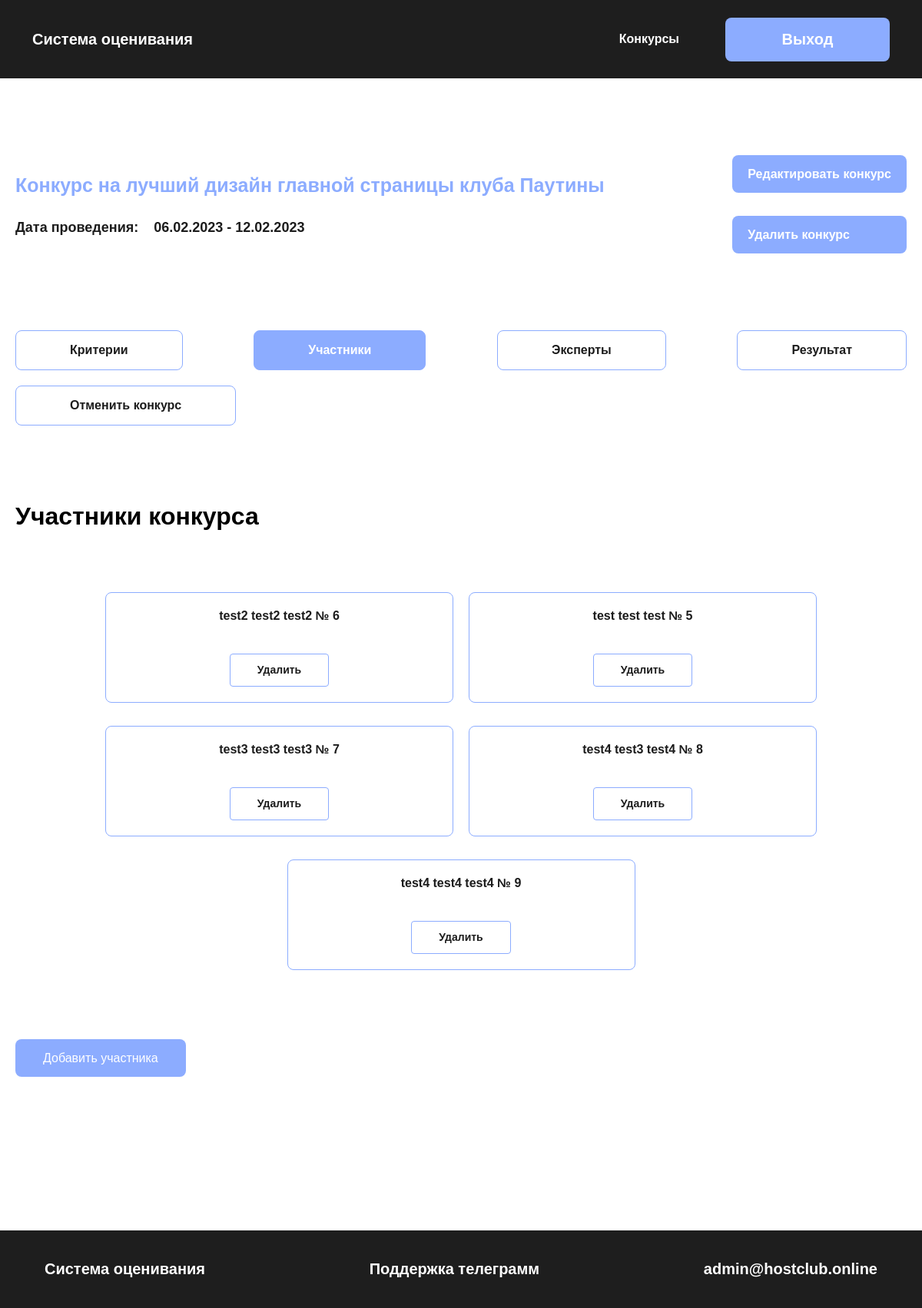
Page /competition/1/participants (signed in) on the committed database.
### tables this page shows
CREATE TABLE `competition` (
  `id` int NOT NULL,
  `name` varchar(255) NOT NULL,
  `description` varchar(500) NOT NULL,
  `date_beginning` datetime NOT NULL,
  `expiration_date` datetime NOT NULL,
  `status` int DEFAULT '1',
  `path` varchar(255) NOT NULL
);

CREATE TABLE `users_competition` (
  `id` int NOT NULL,
  `competition_id` int NOT NULL,
  `user_id` int NOT NULL,
  `user_role` int NOT NULL
);

CREATE TABLE `users` (
  `id` int NOT NULL,
  `email` varchar(255) NOT NULL,
  `password` varchar(250) NOT NULL,
  `name` varchar(255) NOT NULL,
  `surname` varchar(255) NOT NULL,
  `patronymic` varchar(255) DEFAULT NULL,
  `role` int NOT NULL,
  `pautina_id` int NOT NULL DEFAULT '0'
);

### application/controllers/CompetitionController.php (called while the page is built, shortened)
<?php
class CompetitionController extends Controller
{
    public function participantsAction()
    {
        $this->competitionCriterion = $this->model->getCriterionWithId($this->route['id']);
        $this->competitionParticipants = $this->model->getParticipantsWithCompetitionById($this->route['id']);
        $vars = [
            'competitionParticipants' => $this->competitionParticipants,
            'competition_id' => $this->competitionParticipants,
            'criterion' => $this->competitionCriterion,
        ];
        $this->view->render('Участники конкурса', $vars);
    }
}

### index.php (called while the page is built, shortened)
<?php
spl_autoload_register(function ($class) {
    $path = str_replace('\\','/', $class . '.php');
});
$router = new Router();
    $router->run();

### application/config/db.php (called while the page is built)
<?php
return [
    'host' => 'localhost',
    'dbname' => 'grading_system',
    'username' => 'root',
    'password' => '',
    'charset' => 'utf8'
];

### application/lib/Db.php (called while the page is built, shortened)
<?php
class Db
{
    protected $db;
    public function __construct()
    {
        $config = require 'application/config/db.php';
        try {
            $dsn = 'mysql:host=' . $config['host'] . ';dbname=' . $config['dbname'] . ';charset=' . $config['charset'];
            $option = [
                PDO::ATTR_ERRMODE => PDO::ERRMODE_EXCEPTION,
            ];
            $this->db = new \PDO($dsn, $config['username'], $config['password'], $option);
        } catch (\PDOException $exceptione) {
            echo 'Ошибка при подключении к базе данных: ' . $exceptione->getMessage();
        }
    }
    public function query($sql, $params = []) {
        $stmt = $this->db->prepare($sql);
        if(!empty($params)) {
            foreach ($params as $key => $val) {
                $stmt->bindValue(':' . $key , $val);
            }
        }
        $stmt->execute();
        return $stmt;
    }
    public function row($sql, $params = []) {
        $result = $this->query($sql, $params);
        return $result->fetchAll(PDO::FETCH_ASSOC);
    }
}

### application/core/Model.php (called while the page is built, shortened)
<?php
abstract class Model
{
    public function __construct() {
        $this->db = new Db;
    }
}

### application/models/Competition.php (called while the page is built, shortened)
<?php
class Competition extends Model
{
    public function getParticipantsWithCompetitionById($id)
    {
        $params = [
            'id' => $id,
            'role' => 1,
        ];
        $result = $this->db->row('SELECT * FROM `users_competition` JOIN `users` ON users_competition.user_id = users.id WHERE users_competition.competition_id = :id AND users_competition.user_role = :role', $params);
        return $result;
    }
    public function getCriterionWithId($id)
    {
        $params = [
            'id' => $id,
        ];
        $result = $this->db->row('SELECT competition.id as competition_id, competition.name as competition_name, competition.description as competition_description,
        competition.date_beginning as competition_date_beginning, competition.expiration_date as competition_expiration_date, competition.status as competition_status,
        competition.path as competition_path, evaluation_criterion.id as criterion_id, evaluation_criterion.name as criterion_name, evaluation_criterion.score as criterion_score,
        evaluation_criterion.type_id as criterion_type_id
        FROM `evaluation_criterion` JOIN `competition` ON evaluation_criterion.competition_id = competition.id WHERE competition.id = :id', $params);
        return $result;
    }
}

### application/views/competition/participants.php (the view, shortened to what this page needs)
<?php
    $competition_id = null;
    foreach ($competitionParticipants as $competitionParticipant) {
        if(!empty($competitionParticipant['competition_id']))
        $competition_id = $competitionParticipant['competition_id'];
        else
        $competition_id = $competitionParticipant['id'];
        break;
    }
    $competition = new Competition();
    $params = [
            'id' => $competition_id,
    ];
    $competition = $competition->db->row('SELECT * FROM `competition` WHERE `id` = :id', $params);
    $competition = $competition[0];
?>
<div class="conkurs-admin">
    <div class="header__conkurs-admin">
        <div class="col-header__conkurs-admin">
            <h1 class="name-conkurs__conkurs-admin"><?php echo $competition['name'] ?></h1>
            <label class="date__conkurs-admin">
                <p class="text-date__conkurs-admin">
                    Дата проведения:
                </p>
                <p class="text-date__conkurs-admin">
                    <?php
                    $date_beginning = new DateTimeImmutable ($competition['date_beginning']);
                    $expiration_date = new DateTimeImmutable ($competition['expiration_date']);
                    echo $date_beginning->format('d.m.Y') . ' - ' . $expiration_date->format('d.m.Y');
                    ?>
                </p>
            </label>
        </div>
        <div class="col-header__conkurs-admin">
            <a href="/competition/<?php echo $competition['id'] ?>/edit" class="btn__conkurs-admin">
                Редактировать конкурс
            </a>
            <a href="/competition/<?php echo $competition['id'] ?>/delete" class="btn__conkurs-admin">
                Удалить конкурс
            </a>
        </div>
    </div>
    <div class="categorys__conkurs-admin">
        <a href="/competition/<?php echo $competition['id'] ?>/admin" class="cat__conkurs-admin">Критерии</a>
        <a href="/competition/<?php echo $competition['id'] ?>/participants" class="cat__conkurs-admin active">Участники</a>
        <a href="/competition/<?php echo $competition['id'] ?>/experts" class="cat__conkurs-admin">Эксперты</a>
        <a href="/competition/<?php echo $criterion[0]['competition_id'] ?>/result" class="cat__conkurs-admin">Результат</a>
        <?php
        if($criterion[0]['competition_status'] == 0) :
            ?><a href="/competition/<?php echo $criterion[0]['competition_id'] ?>/result/active" class="cat__conkurs-admin">Активировать конкурс</a><?php
        elseif($criterion[0]['competition_status'] == 1) :
            ?><a href="/competition/<?php echo $criterion[0]['competition_id'] ?>/complete" class="cat__conkurs-admin">Отменить конкурс</a><?php
        endif;
        ?>
    </div>
    <div class="users__content">
        <h1>Участники конкурса</h1>
        <div class="block__kriterys">
            <?php
            foreach ($competitionParticipants as $participant):
                if(!empty($participant['patronymic'])) {?>
                    <div class="user">
                        <h2 class="name-user">
                            <?php
                            echo $participant['surname'] . ' ' . $participant['name'] . ' ' . $participant['patronymic'] . ' № ' . $participant['id']
                            ?>
                        </h2>
                        <div class="btns__user">
                            <form method="post" action="/competition/<?php echo $competition['id'] ?>/deletePartisipant" name="deleteParticipants" class="deleteParticipants">
                                <input type="submit" class="delete-user" name="deleteParticipants" value="Удалить">
                            </form>
                        </div>
                    </div>
                <?php }
            endforeach;
            ?>
        </div>
        <a href="/competition/<?php echo $competition['id'] ?>/participants_add" class="btn-add-kritery">
            Добавить участника
        </a>
    </div>
</div>

### public/styles/style.css (style rules this page uses)
*, *::after, *::before { box-sizing: border-box; margin: 0; padding: 0; }
a { text-decoration: none; }
body { font-family: "Pragmatica", arial; }
@media (max-width: 1400px) { .header__inner, .footer__inner, .auth, .add-conkurs, .conkurs-admin, .conkurs, .ocenka, .one-conkurs, .start__container { margin: 0 20px !important; } }
.block__kriterys { margin-top: 30px; display: flex; justify-content: flex-start; flex-wrap: wrap; row-gap: 30px; column-gap: 20px; }
.conkurs-admin { max-width: 1400px; margin: 0 auto; padding: 100px 0; }
.header__conkurs-admin { display: flex; justify-content: space-between; align-items: center; }
.col-header__conkurs-admin { display: flex; flex-direction: column; gap: 30px; }
.name-conkurs__conkurs-admin { font-style: normal; font-weight: 600; font-size: 25px; line-height: 30px; color: #8CACFF; }
.date__conkurs-admin { display: flex; gap: 20px; font-style: normal; font-weight: 600; font-size: 18px; line-height: 21px; color: #1C1C1C; }
.btn__conkurs-admin { background: #8CACFF; border-radius: 8px; padding: 15px 20px; font-style: normal; font-weight: 600; font-size: 16px; line-height: 19px; color: #FFFFFF; transition: 0.3s; }
.cat__conkurs-admin { border: 1px solid #8CACFF; border-radius: 8px; padding: 15px 70px; font-style: normal; font-weight: 700; font-size: 16px; line-height: 20px; color: #1C1C1C; transition: 0.3s; }
.categorys__conkurs-admin { margin-top: 100px; display: flex; flex-wrap: wrap; gap: 20px; justify-content: space-between; }
.btn-add-kritery { margin-top: 40px; display: inline-block; padding: 15px 36px; background: #8CACFF; border-radius: 8px; font-style: normal; font-weight: 500; font-size: 16px; line-height: 19px; color: #FFFFFF; transition: 0.3s; }
.user { border: 1px solid #8CACFF; border-radius: 8px; width: 453px; padding: 20px 54px; display: flex; align-items: center; flex-direction: column; gap: 40px; }
.name-user { font-style: normal; font-weight: 600; font-size: 16px; line-height: 19px; color: #1C1C1C; }
.btns__user { display: flex; gap: 22px; }
.delete-user { padding: 12px 35px; font-style: normal; font-weight: 600; font-size: 14px; line-height: 17px; border: 1px solid #8CACFF; border-radius: 4px; color: #1C1C1C; transition: 0.3s; }
.btns__user .delete-user { background: none; }
@media (max-width:1400px) { .block__kriterys { justify-content: center; } }
.users__content { padding: 100px 0px; display: flex; flex-direction: column; align-items: flex-start; gap: 50px; }
.cat__conkurs-admin.active { background-color: #8CACFF; color: #FFFFFF; }
input { outline: 0; border: none; }
input[type=submit] { cursor: pointer; }
html, body { height: 100%; }

### rows in the picture
competition: name "Конкурс на лучший дизайн главной страницы клуба Паутины", date_beginning "06.02.2023", expiration_date "12.02.2023"
users_competition: user.surname "test2", user.name "test2", user.patronymic "test2", user "6"
users_competition: user.surname "test", user.name "test", user.patronymic "test", user "5"
users_competition: user.surname "test3", user.name "test3", user.patronymic "test3", user "7"
users_competition: user.surname "test4", user.name "test3", user.patronymic "test4", user "8"
users_competition: user.surname "test4", user.name "test4", user.patronymic "test4", user "9"
